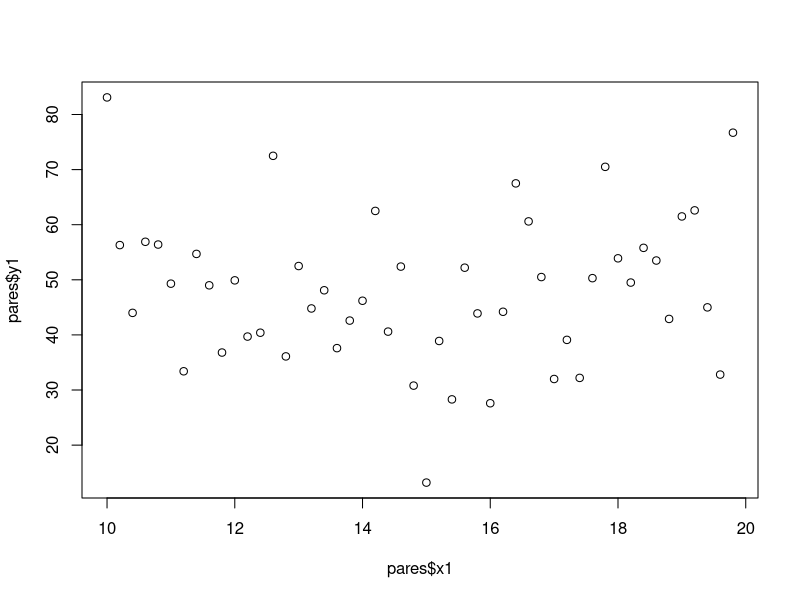
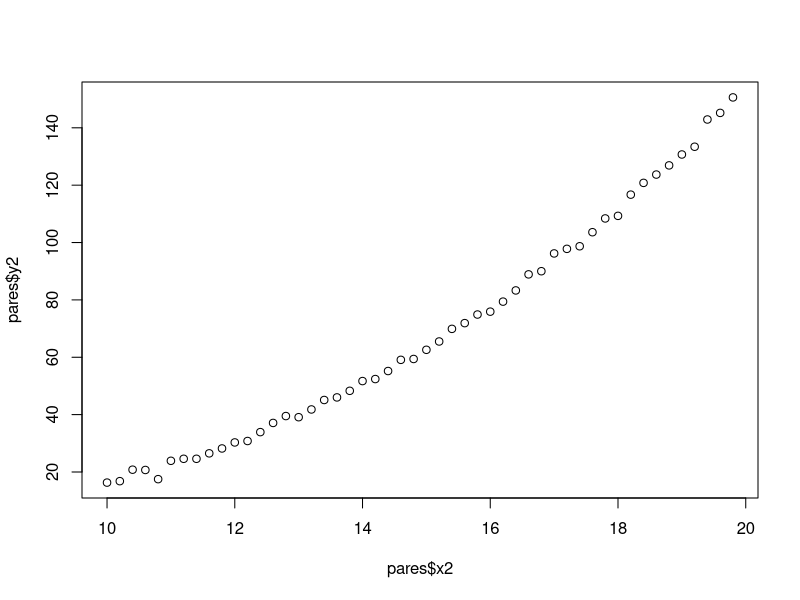
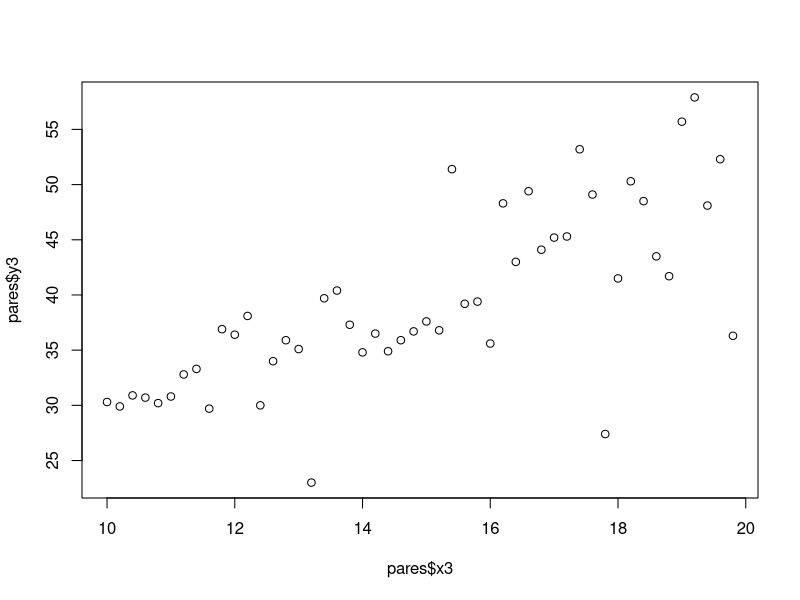
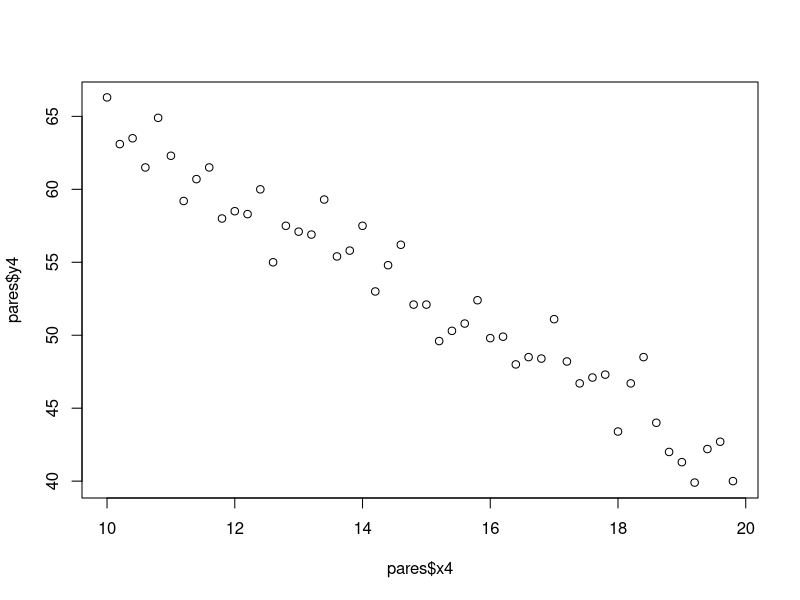
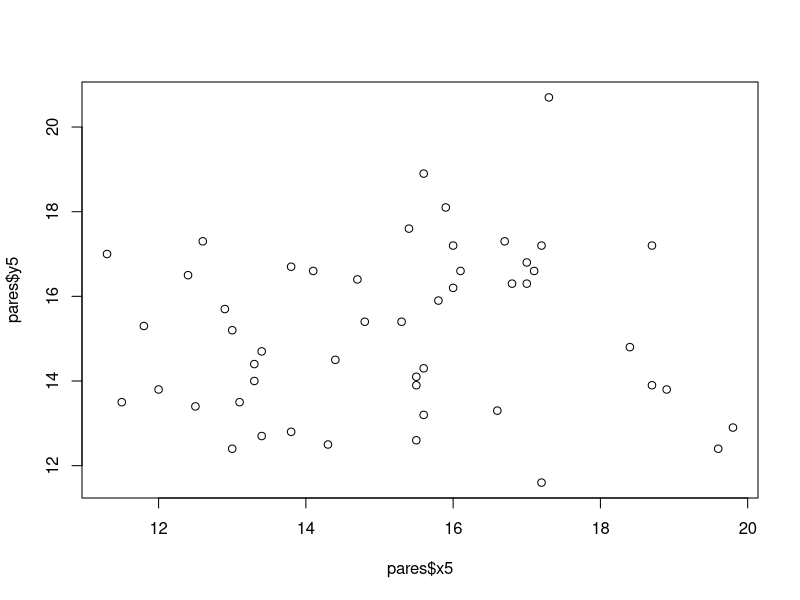
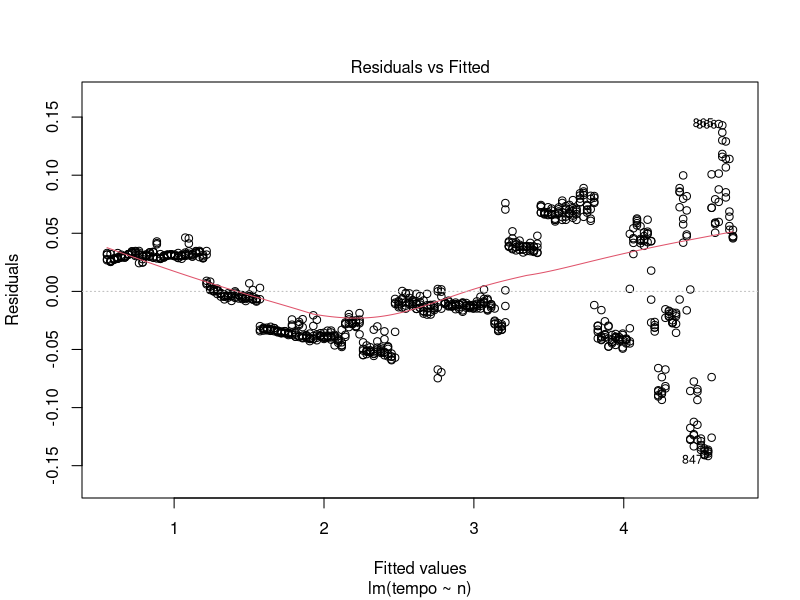
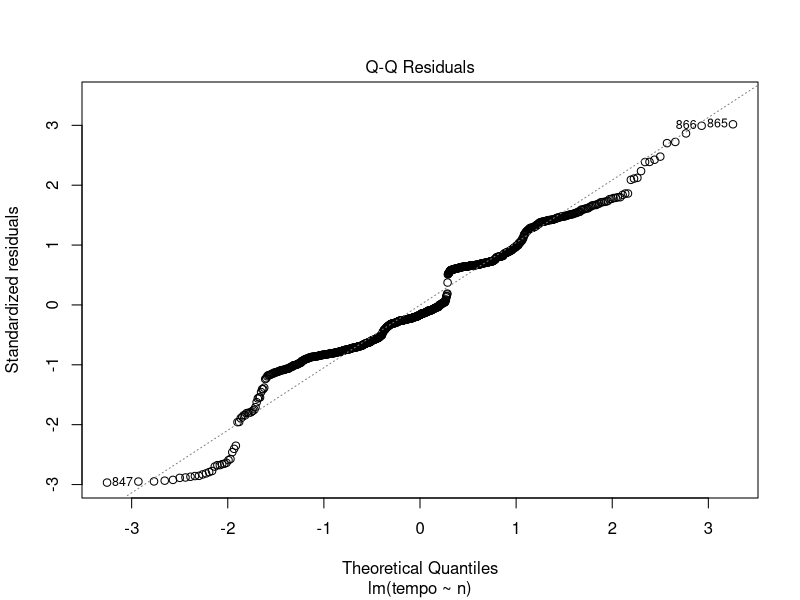
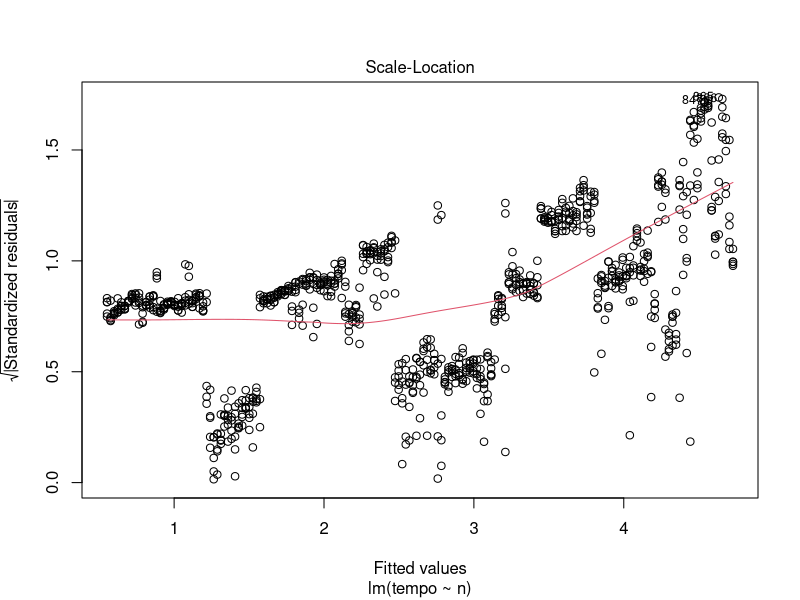

Write R code to recreate these figures, in order.
## ---- chunk 1
knitr::opts_chunk$set(echo = TRUE, out.width='70%', fig.align="center")
## ---- chunk 2
# insira seus comandos de configuração aqui
## ---- chunk 3
pares <- read.table("variaveis.dat", header = TRUE)
## ---- chunk 4
plot(pares$x1, pares$y1)
(cor.x1y1 = cor(pares$x1, pares$y1))
(test.x1y1 = cor.test(pares$x1, pares$y1))
#summary(test.x1y1)
## ---- chunk 5
plot(pares$x2, pares$y2)
(cor.x2y2 = cor(pares$x2, pares$y2))
(test.x2y2 = cor.test(pares$x2, pares$y2))
## ---- chunk 6
plot(pares$x3, pares$y3)
(cor.x3y3 = cor(pares$x3, pares$y3))
(test.x3y3 = cor.test(pares$x3, pares$y3))

#sd(pares$x3)
#sd(pares$y3)
## ---- chunk 7
plot(pares$x4, pares$y4)
(cor.x4y4 = cor(pares$x4, pares$y4))
(test.x4y4 = cor.test(pares$x4, pares$y4))
## ---- chunk 8
plot(pares$x5, pares$y5)
(cor.x5y5 = cor(pares$x5, pares$y5))
(test.x5y5 = cor.test(pares$x5, pares$y5))
## ---- chunk 9
# seu código R aqui
# python3 fibo.py 120000 1000000 5000 5 > part3.dat
# python3 fibo.py 90000 1300000 5000 5 > part3_12.dat
part3 <- read.table("part3.dat", header = TRUE)
#length(part3)
str(part3)

lmp3 = lm(tempo ~ n, data=part3)
lmp3
#str(lmp3)

(lmp3.summary = summary(lmp3))

#str(lmp3.summary)

#par(mfrow=c(2,2)); 
plot(lmp3)
plot(part3)
abline(lmp3, col='red')

diffResidxFitted = 100*resid(lmp3)/fitted(lmp3)
max(diffResidxFitted)

(lmp3.predict = predict(lmp3, newdata = data.frame(n=c(100000, 400000, 800000, 1200000)), conf.level=0.95))


(tempo.400000 = part3$tempo[part3$n == 400000])
#tempo.400000.diff = diff(tempo.400000, lmp3.predict[2])
tempo.400000.diff = abs(tempo.400000 - lmp3.predict[2])
(tempo.800000 = part3$tempo[part3$n == 800000])
#tempo.800000.diff = diff(tempo.800000, lmp3.predict[3])
tempo.800000.diff = abs(tempo.800000 - lmp3.predict[3])

part312 <- read.table("part3_12.dat", header = TRUE)
(tempo.100000 = part312$tempo[part312$n == 100000])
tempo.100000.diff = abs(tempo.100000 - lmp3.predict[1])
(tempo.1200000 = part312$tempo[part312$n == 1200000])
tempo.1200000.diff = abs(tempo.1200000 - lmp3.predict[4])


(lmp3.predict.confinterval = lmp3.predict - (lmp3.predict * 0.95))
lmp3.predict[4]
tempo.100000.diff < lmp3.predict.confinterval[1]
tempo.400000.diff < lmp3.predict.confinterval[2]
tempo.800000.diff < lmp3.predict.confinterval[3]
tempo.1200000.diff < lmp3.predict.confinterval[4]


(tempo.23s = (lmp3.summary$coefficients[1] - 23) / (-lmp3.summary$coefficients[2]))
predict(lmp3, newdata = data.frame(n=c(tempo.23s)), conf.level=0.95)

tempo.23s 
#tempo.23s = 
part23s <- read.table("part3_4850068.dat", header = TRUE)
part23s
tempo.23s
(part23s.conf = (23 * 100) / part23s$tempo)
(part23s.err = 100 - part23s.conf)
